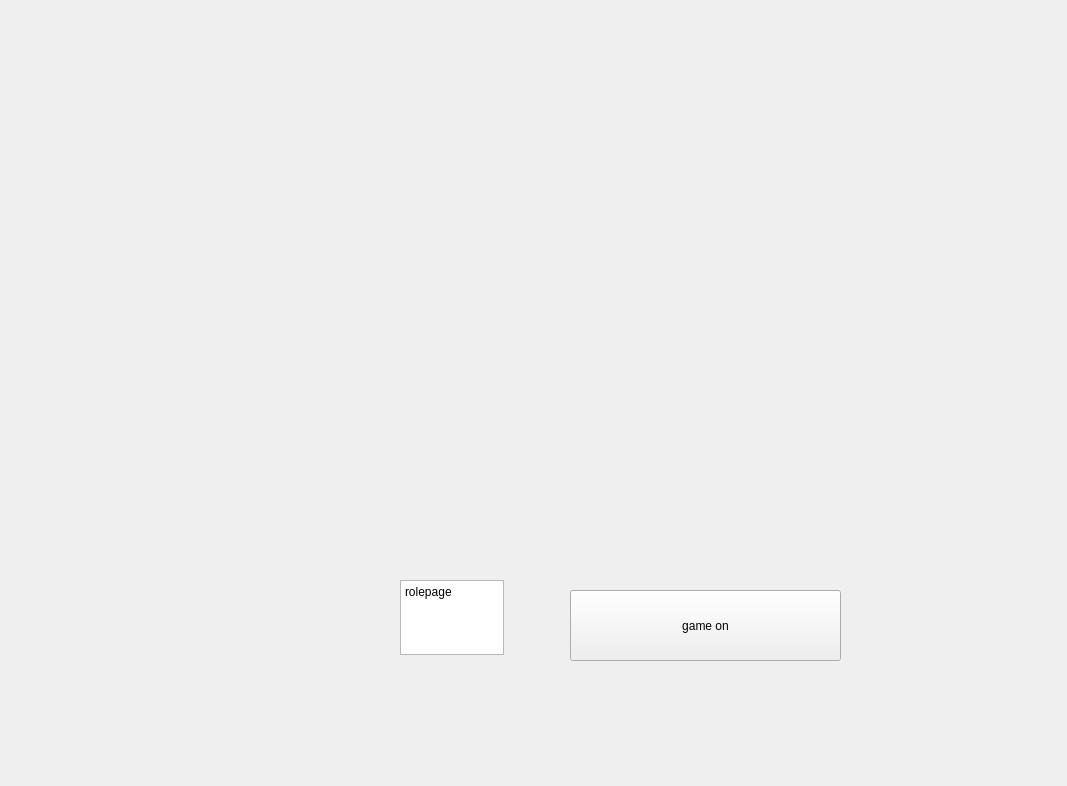
<?xml version="1.0" encoding="UTF-8"?>
<ui version="4.0">
 <class>RolePage</class>
 <widget class="QWidget" name="RolePage">
  <property name="geometry">
   <rect>
    <x>0</x>
    <y>0</y>
    <width>1067</width>
    <height>786</height>
   </rect>
  </property>
  <property name="windowTitle">
   <string>Form</string>
  </property>
  <widget class="QTextEdit" name="textEdit">
   <property name="geometry">
    <rect>
     <x>400</x>
     <y>580</y>
     <width>104</width>
     <height>75</height>
    </rect>
   </property>
   <property name="html">
    <string>&lt;!DOCTYPE HTML PUBLIC &quot;-//W3C//DTD HTML 4.0//EN&quot; &quot;http://www.w3.org/TR/REC-html40/strict.dtd&quot;&gt;
&lt;html&gt;&lt;head&gt;&lt;meta name=&quot;qrichtext&quot; content=&quot;1&quot; /&gt;&lt;meta charset=&quot;utf-8&quot; /&gt;&lt;style type=&quot;text/css&quot;&gt;
p, li { white-space: pre-wrap; }
hr { height: 1px; border-width: 0; }
li.unchecked::marker { content: &quot;\2610&quot;; }
li.checked::marker { content: &quot;\2612&quot;; }
&lt;/style&gt;&lt;/head&gt;&lt;body style=&quot; font-family:'Microsoft YaHei UI'; font-size:9pt; font-weight:400; font-style:normal;&quot;&gt;
&lt;p style=&quot; margin-top:0px; margin-bottom:0px; margin-left:0px; margin-right:0px; -qt-block-indent:0; text-indent:0px;&quot;&gt;rolepage&lt;/p&gt;&lt;/body&gt;&lt;/html&gt;</string>
   </property>
  </widget>
  <widget class="QPushButton" name="pushButton">
   <property name="geometry">
    <rect>
     <x>570</x>
     <y>590</y>
     <width>271</width>
     <height>71</height>
    </rect>
   </property>
   <property name="text">
    <string>game on</string>
   </property>
  </widget>
 </widget>
 <resources/>
 <connections/>
</ui>
